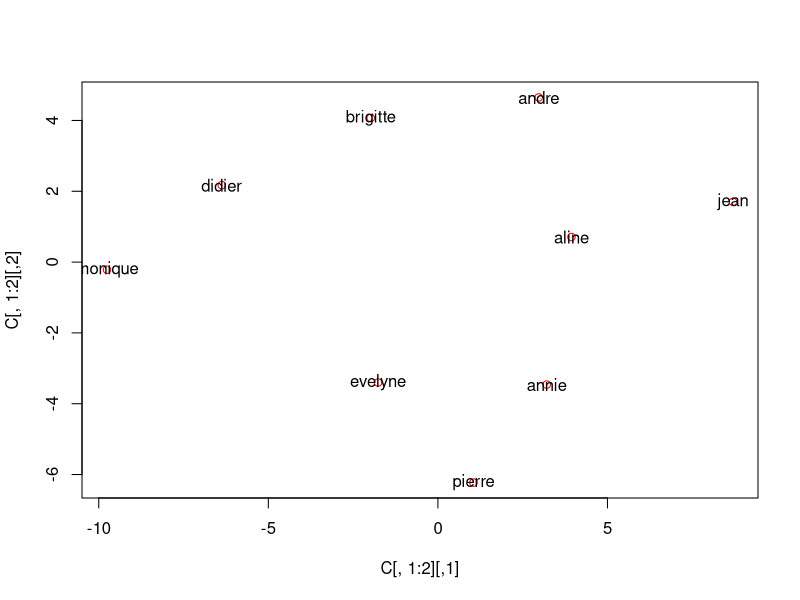
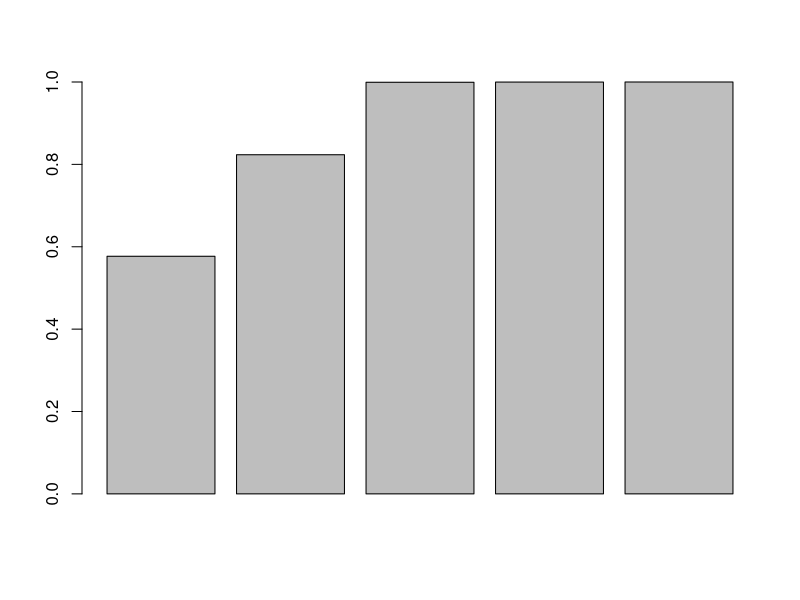
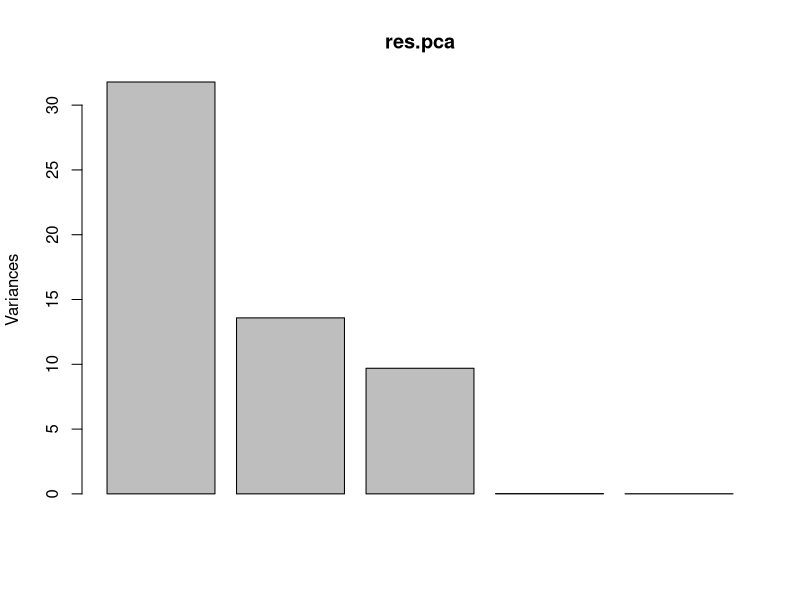
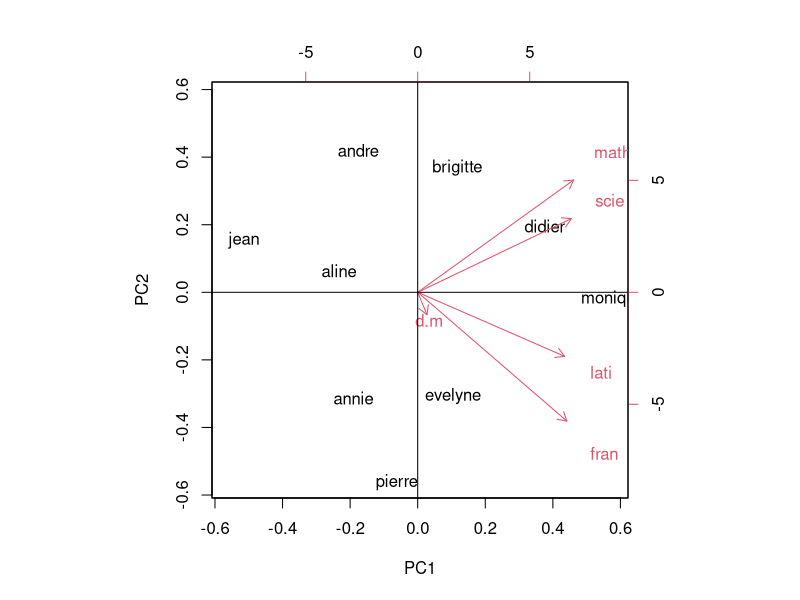
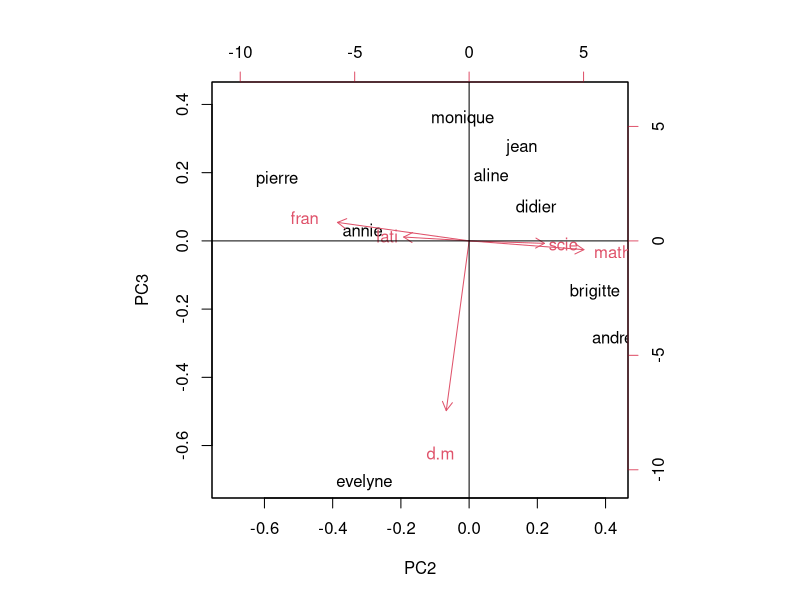
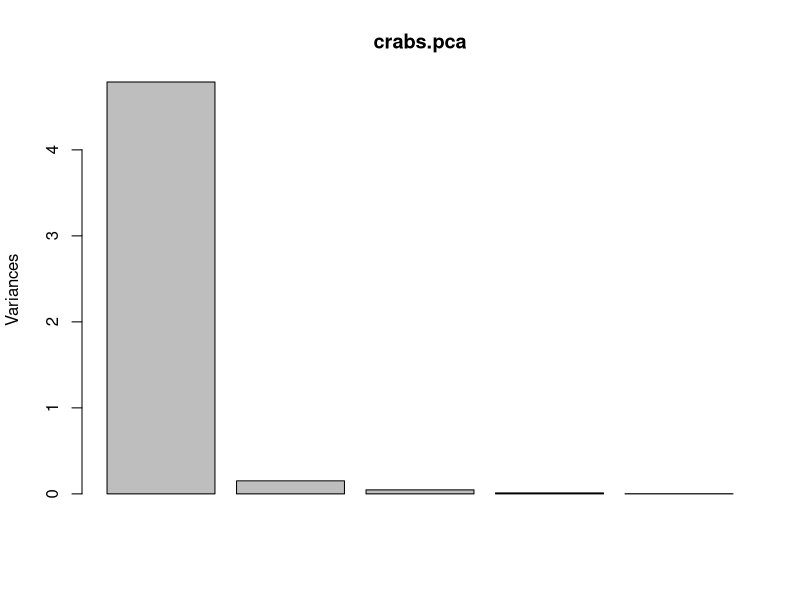
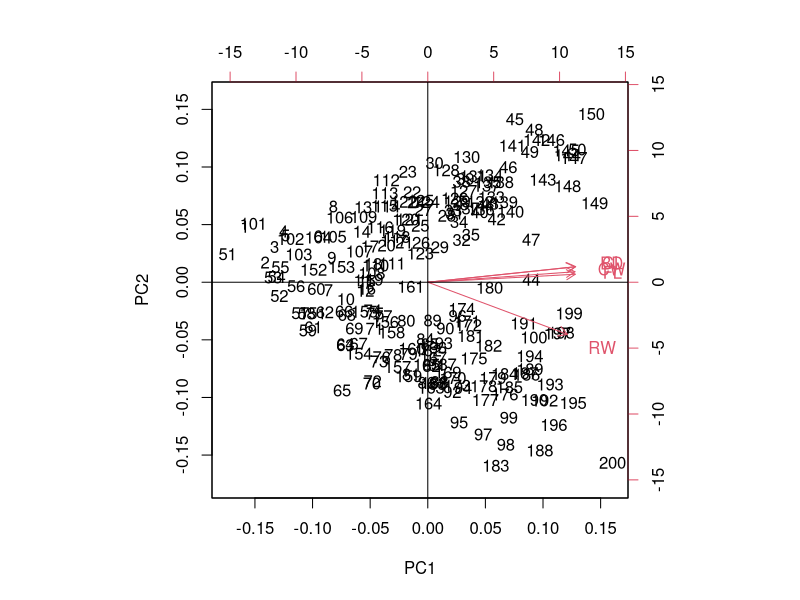
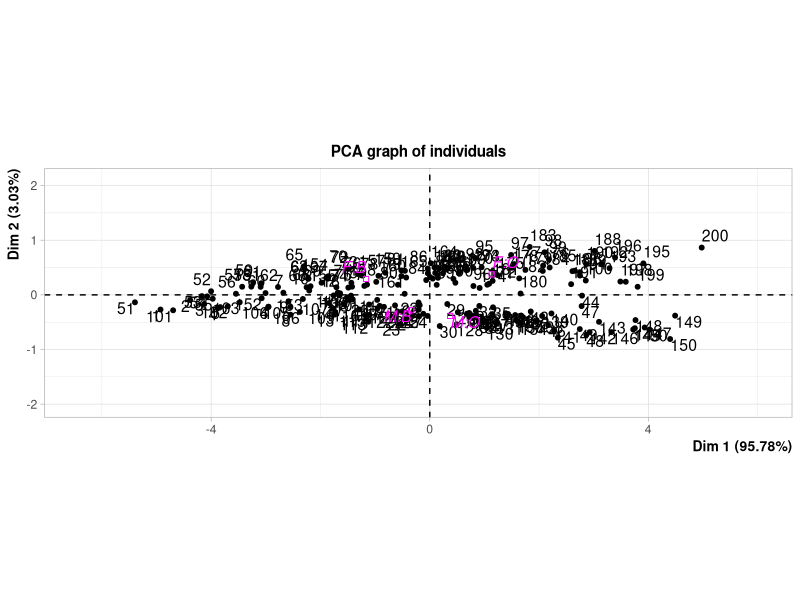

The R script that drew these images, in order:
## ---- chunk 1
knitr::opts_chunk$set(echo = TRUE)
## ---- chunk 2
# Data input
X <- read.table(text = "
              math  scie  fran  lati   d-m
jean            6.0   6.0   5.0   5.5   8.0
aline           8.0   8.0   8.0   8.0   9.0
annie           6.0   7.0  11.0   9.5  11.0
monique        14.5  14.5  15.5  15.0   8.0
didier         14.0  14.0  12.0  12.5  10.0
andre          11.0  10.0   5.5   7.0  13.0
pierre          5.5   7.0  14.0  11.5  10.0
brigitte       13.0  12.5   8.5   9.5  12.0
evelyne         9.0   9.5  12.5  12.0  18.0
")
# create a table in pdf
knitr::kable(X, format = "latex", caption = "Tableau centré", digits = 2)
X
X <- scale(X, center = TRUE, scale = FALSE)
S <- var(X) # la matrice de variance
res.mypca <- eigen(S) # compute the eigenvalues and eigenvectors of S
Lambda <- res.mypca$values # the eigenvalues of S
Lambda
U <- res.mypca$vectors # the eigenvector of S
C <- X%*%U
plot(C[,1:2], col = "red") # run plot together with text
text(C[,1:2], row.names(X))

# Compare with code
res.pca <- prcomp(X) # Principale Components Analysis
summary(res.pca)  

lamb <- res.pca$sdev**2
lamb
barplot(cumsum(lamb)/sum(lamb)) # we see last 3 variables are almost equal to 1, 
# which means that only these 3 variables will give us almost 100% of their information
plot(res.pca) #give the variance of each variables
biplot(res.pca) # give the direction of 5 variables into 2 new PCs
abline(h=0, v=0)

biplot(res.pca, choices = c(2,3)) #PC2 = C2, PC1 = C2 where PC is Principale Component
abline(h=0, v=0)
## ---- chunk 3
library(MASS)
data(crabs)
crabsquant <- crabs[,4:8] # we don't want those 3 first variables qualitative
dim(crabsquant) # the dataset now consists of 200 crabs, with 5 variables quantitative
## ---- chunk 4
cor(crabsquant)
## ---- chunk 5
# 1) Test a PCA crabsquant without any preliminary transformation
crabs.pca <- prcomp(scale(crabsquant))
summary(crabs.pca) # the proportion of variance of PC1 is: 98.25% and PC2 is: 0.906%
plot(crabs.pca) # the variance of each variables
biplot(crabs.pca) # the direction of 5 variables into PC1 and PC2
abline(h=0, v=0) # add the line h=0 and v=0
## ---- chunk 6
# 2) We use the library FactorMineR to improve the quality of PCA
library(FactoMineR)
sex.sp <- crabs$sex:crabs$sp # related sex vs species
X <- data.frame(crabsquant, sex.sp) # add the column sex.sp to the dataframe with crabsquant data
dim(X) 
res <- PCA(X, quali.sup = 6) # the 6th vector indicates the indexes of the categorical supplementary variables
plot.PCA(res, axes = c(2, 3), 
         col.ind.sup = c("blue1", "orange1", "blue4", "orange4")[sex.sp])
## ---- chunk 7
pairs(crabsquant,col=c("blue","orange")[crabs$sp],pch=c(20,21)[crabs$sex])
res<-princomp(scale(crabsquant))
plot(res$scores[,1:2],col=c("blue","orange")[crabs$sp],pch=c(20,21)[crabs$sex])
## ---- chunk 8
library(ggplot2)
respca <- prcomp(X[,1:5], scale. = TRUE) 
respca
p <- ggplot(data = data.frame(respca$x), aes(x=PC2, y=PC3)) +
  geom_point(colour = c("blue1", "orange1", "blue4", "orange4")[sex.sp]) +
  geom_vline(xintercept = 0) + # vertical line
  geom_hline(yintercept = 0) + # horizontal line
  geom_density2d() # add the density in 2d (contour line)
p
ggsave(filename = "pca.pdf", p) # save file with name "pca.pdf", open in terminal by tapping p
## ---- chunk 9
# 1) Load the data
Delta <- read.table(file = "neighbor_globin.txt", header = FALSE, row.names = 1)
Delta <- as.matrix(Delta) # Delta here is (Dij) as a matrix
dim(Delta) # Delta is a squared matrix with n=21
head(Delta)
## ---- chunk 10
# 2) Check the dissimilarities properties (check that these scores correspond well to dissimilarities)
diag(Delta) # is egal to 0 (which is good)
sum(Delta - t(Delta)) # implies that Delta = t(Delta) <=> sum(Delta - t(Delta)) = 0 
                      # => this matrix is symmetric
## ---- chunk 11
# 3) Compute the matrix Delta of squared dissimilarities
Delta3 <- Delta%*%Delta
Delta2 <- Delta^2
## ---- chunk 12
# 4) Compute the centering matrix J : J = I - (1/n)1(n,n)
n <- ncol(Delta) # = nrow(Delta) 
J <- diag(rep(1,n)) - (1/n)*matrix(1,n,n)
#J

# 5) Compute B = -1/2*J*Delta*J
B <- -(1/2)*J%*%Delta2%*%J

# B could be interpreted as a "pseudo" scal product
# 6 + 7) Perform the spectral decomposition of B
EigenB <- eigen(B)
Lambda <- EigenB$values
U <- EigenB$vectors # eigen vectors of B
# U%*%diag(Lambda)%*%t(U) = B, check
barplot(Lambda)
# We keep the first 3 largest eigenvalues which are positive.
print(paste("The eigen values which are negative: "))
which(Lambda<0) 
#print(paste("The eigen values which are negative: ", which(Lambda<0)))
## ---- chunk 13
# 8 + 9)
C13 <- U[,1:3] # we consider only the first 3 columns
Lambda13 <- Lambda[1:3]
X <- C13%*%diag(Lambda13)
X
rownames(Delta)
## ---- chunk 14
library(tidyverse)
X <- as_tibble(X)
names(X) <- paste("PC", 1:3, sep = "") # name is required, otherwise error
ggplot(data = X, aes(x = PC1, y = PC2, label = row.names(Delta))) +
  geom_point(col = "red") + geom_text(check_overlap = TRUE, col = "blue")
## ---- chunk 15
# 10) Use cmdscale function
library(kernlab)
library(FactoMineR)
library(tidyverse)

data("spam")
dim(spam)
spam %>% PCA(., quali.sup = ncol(spam)) %>%

plot(habillage = ncol(spam), choix = "ind")

res.pca = PCA(spam, quali.sup = ncol(spam))
plot(res.pca, habillage = ncol(spam), choix = "ind")
## ---- chunk 16
computeJ<-function(n){
  diag(rep(1,n))  - 1/n * matrix(1,n,n)->J
}
print(computeJ(2))
PCoA<-eigen(B)
plot(PCoA$values)
abline(h=0)
## ---- chunk 17
eigenval<-diag(PCoA$values)
eigenvect<-PCoA$vectors
q<-3
X<-eigenvect[,1:q]%*% sqrt(eigenval[1:q,1:q])
rownames(X)<-rownames(D)
pdf("PCoA.pdf")
plot(X[,1:2])
text(x=X[,1],y=X[,2],labels=rownames(X))
dev.off()
## ---- chunk 18
# Type of proteins
pch.type <- c(rep(1,6),rep(2,7), rep(3,7),4)
# Different colors for the species
colors <- c(1:6,4,7,8,1:3,5,4,7,5,1:3,8,9)
plot(X[,1:2],pch=pch.type,col=colors)
#text(x=X[,1],y=X[,2],labels=rownames(X),cex=0.5)
## ---- chunk 19
afp <- cmdscale(as.matrix(Delta), k=4, eig=TRUE)
pch.type <- c(rep(1,6),rep(2,7), rep(3,7),4)
colors <- c(1:6,4,7,8,1:3,5,4,7,5,1:3,8,9)
plot(afp$points,pch=pch.type,col = rainbow(9)[colors])
legend("topleft",legend=c("Myoglobin","Hemoglobin Beta","Hemoglobin Alpha","Globin-3"),pch=1:4)
